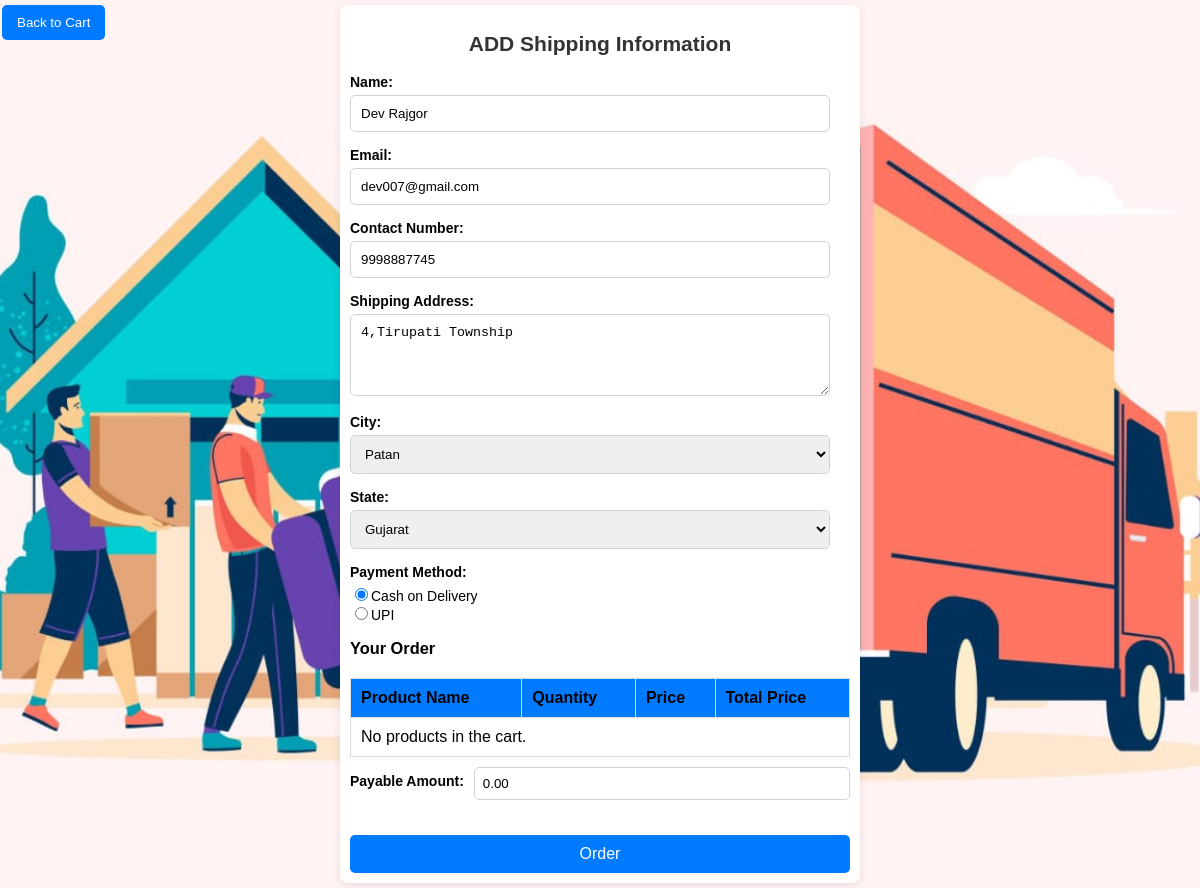
Screenshot of /shipping.php (signed in) with the database file from the repository.
### tables this page shows
CREATE TABLE IF NOT EXISTS `customer` (
  `id` int NOT NULL AUTO_INCREMENT,
  `name` varchar(50) NOT NULL,
  `email` varchar(50) NOT NULL,
  `password` varchar(255) NOT NULL,
  `contact_no` varchar(14) DEFAULT NULL,
  `status` enum('active','deactive') NOT NULL DEFAULT 'active',
  PRIMARY KEY (`id`),
  UNIQUE KEY `email` (`email`)
);

CREATE TABLE IF NOT EXISTS `order` (
  `id` int NOT NULL AUTO_INCREMENT,
  `customer_id` int NOT NULL,
  `address` varchar(255) NOT NULL,
  `city` varchar(100) NOT NULL,
  `state` varchar(100) NOT NULL,
  `order_date` timestamp NULL DEFAULT CURRENT_TIMESTAMP,
  `total_amount` double(10,2) NOT NULL,
  `status` enum('Pending','Shipped','Delivered','Cancelled') DEFAULT 'Pending',
  PRIMARY KEY (`id`),
  KEY `customer_id` (`customer_id`)
);

CREATE TABLE IF NOT EXISTS `cities` (
  `city_name` varchar(100) NOT NULL,
  `state_name` varchar(100) NOT NULL,
  PRIMARY KEY (`city_name`)
);

### shipping.php (the view, shortened to what this page needs)
<?php
include 'db.php';
$customer_id = $_SESSION['UID'];
$customer_query = "SELECT * FROM customer WHERE id = $customer_id";
$customer_result = mysqli_query($conn, $customer_query);
$customer = mysqli_fetch_assoc($customer_result);
$cities = [];
$query = "SELECT * FROM cities";
$result = mysqli_query($conn, $query);
if ($result) {
    while ($row = mysqli_fetch_assoc($result)) {
        $cities[] = $row;
    }
}
$total_amount = 0;
$last_order_query = "SELECT address,city FROM `order` WHERE customer_id = $customer_id ORDER BY order_date DESC LIMIT 1 ";
$last_order_result = mysqli_query($conn, $last_order_query);
$last_order = mysqli_fetch_assoc($last_order_result);
$last_shipping_address = $last_order ? $last_order['address'] : '';
$last_city = $last_order ? $last_order['city'] : '';
?>
<!DOCTYPE html>
<html lang="en">
<head>
    <link rel="stylesheet" href="usercss/shipping.css">
</head>
<body>
	<button class="back-button" onclick="window.location.href='cart.php'">Back to Cart</button>
    <div class="container">
		<h2>ADD Shipping Information</h2>
        <form id="orderForm" action="process_order.php" method="POST">
            <div class="form-group">
                <label for="full_name">Name:</label>
                <input type="text" id="full_name" name="name" value="<?php echo $customer['name']; ?>" readonly>
            </div>
            <div class="form-group">
                <label for="email">Email:</label>
                <input type="email" id="email" name="email" value="<?php echo $customer['email']; ?>" readonly>
            </div>
            <div class="form-group">
                <label for="contact_number">Contact Number:</label>
                <input type="tel" id="contact_number" name="contact_number" value="<?php echo $customer['contact_no']; ?>" readonly>
            </div>
            <div class="form-group">
				<label for="shipping_address">Shipping Address:</label>
				<textarea id="shipping_address" name="shipping_address" rows="4" cols="30" required><?php echo htmlspecialchars($last_shipping_address); ?></textarea>
			</div>
           <div class="form-group">
                <label for="city">City:</label>
                <select id="city" name="city" required>
                    <?php foreach ($cities as $city): ?>
                        <option value="<?php echo $city['city_name']; ?>" <?php echo ($city['city_name'] == $last_city) ? 'selected' : ''; ?>>
                            <?php echo $city['city_name']; ?>
                        </option>
                    <?php endforeach; ?>
                </select>
            </div>
            <div class="form-group">
                <label for="state">State:</label>
                <select id="state" name="state" required>
                    <option value="Gujarat" selected><?php echo $city['state_name']; ?></option>
                </select>
            </div>
            <div class="form-group">
                <label>Payment Method:</label>
                <div>
                    <input type="radio" id="cod" name="payment_method" value="COD" checked>Cash on Delivery
                </div>
                <div>
                    <input type="radio" id="upi" name="payment_method" value="UPI" onclick="showUPIModal()">UPI
                </div>
            </div>
            <h3>Your Order</h3>
             <table class="product-table">
                <thead>
                    <tr>
                        <th>Product Name</th>
                        <th>Quantity</th>
                        <th>Price</th>
                        <th>Total Price</th>
                    </tr>
                </thead>
                <tbody>
                    <?php if (isset($_GET['id'])): ?>
                       <tr>
                        <td><?php echo $product['name']; ?></td>
                        <td><?php echo $quantity; ?></td>
                        <td><?php echo number_format($product['price'], 2); ?></td>
                        <td><?php echo number_format($total_amount, 2); ?></td>
                       </tr>
				<input type="hidden" name="product_id" value="<?php echo htmlspecialchars($product_id); ?>" />
                <?php elseif (!isset($_GET['id'])) : ?>
				<?php
				$cart_query = "SELECT sc.product_id, sc.quantity, p.name, p.price
							FROM cart sc
							JOIN product p ON sc.product_id = p.id
							WHERE sc.customer_id = $customer_id";
				$cart_result = mysqli_query($conn, $cart_query);
				if (mysqli_num_rows($cart_result) == 0): ?>
				<tr>
					<td colspan="4">No products in the cart.</td>
				</tr>
				<?php endif; ?>
                <?php endif; ?>
                </tbody>
            </table>
			<div class="form-group" style="display: flex; align-items: center; margin-top: 10px;">
				<label for="total_amount" style="margin-right: 10px;">Payable Amount:</label>
				<input type="text" id="total_amount" name="total_amount" value="<?php echo number_format($total_amount, 2); ?>" readonly style="flex: 1; padding: 8px; border: 1px solid #ced4da; border-radius: 5px;">
			</div>
			<button type="submit" class="confirm-order" onclick="confirmOrder()">Order</button>
        </form>
    </div>
</body>
</html>

### usercss/shipping.css (style rules this page uses)
body { background-image: url('/img/icon/ship.jpg'); background-size: cover; background-repeat: no-repeat; background-position: center; background-attachment: fixed; font-family: Arial, sans-serif; color: black; font-size: 14px; margin: 0; padding: 0; }
.container { background: white; padding: 10px; border-radius: 8px; box-shadow: 0 2px 10px rgba(0, 0, 0, 0.1); max-width: 500px; margin: 5px auto; }
h2 { text-align: center; color: #333; }
.form-group { margin-bottom: 15px; }
.form-group label { display: block; margin-bottom: 5px; font-weight: bold; }
.form-group input[type="text"], .form-group input[type="email"], .form-group input[type="tel"], .form-group textarea, .form-group select { width: calc(100% - 20px); padding: 10px; border: 1px solid #ced4da; border-radius: 5px; box-sizing: border-box; }
.form-group textarea { resize: vertical; }
table { width: 100%; border-collapse: collapse; margin-top: 20px; font-size: 16px; }
th, td { padding: 10px; text-align: left; border: 1px solid #ddd; }
th { background-color: #007bff; }
.confirm-order { background-color: #007bff; color: white; border: none; border-radius: 5px; cursor: pointer; padding: 10px 20px; font-size: 16px; margin-top: 20px; transition: background-color 0.3s; width: 100%; }
.back-button { position: fixed; top: 5px; left: 2px; background-color: #007bff; color: white; border: none; border-radius: 5px; cursor: pointer; padding: 10px 15px; z-index: 1000; }

### rows the page displays
customer: name "Dev Rajgor", email "dev007@gmail.com", contact_number "9998887745"
order: shipping_address "4,Tirupati Township", city "Patan"
cities: state "Gujarat"
